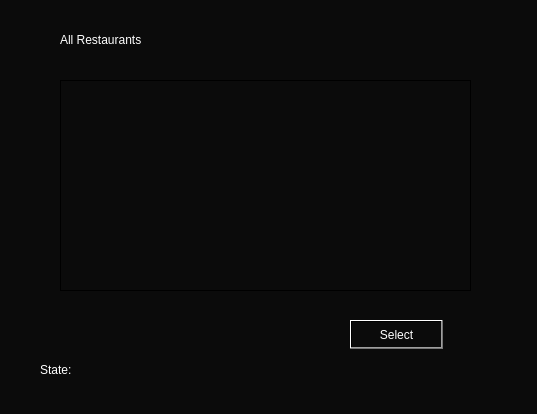
<?xml version="1.0" encoding="UTF-8"?>
<ui version="4.0">
 <class>allRestaurantsDialog</class>
 <widget class="QDialog" name="allRestaurantsDialog">
  <property name="geometry">
   <rect>
    <x>0</x>
    <y>0</y>
    <width>537</width>
    <height>414</height>
   </rect>
  </property>
  <property name="windowTitle">
   <string>Dialog</string>
  </property>
  <property name="styleSheet">
   <string notr="true">color: rgb(255, 255, 255);
font: 9pt &quot;Segoe UI&quot;;

background-color: qlineargradient(spread:reflect, x1:0.095, y1:0.176, x2:0.391, y2:0.471318, stop:1 rgba(11, 11, 11, 248));
selection-background-color: rgb(74, 122, 147);</string>
  </property>
  <widget class="QTableView" name="tableView">
   <property name="geometry">
    <rect>
     <x>60</x>
     <y>80</y>
     <width>411</width>
     <height>211</height>
    </rect>
   </property>
   <property name="contextMenuPolicy">
    <enum>Qt::DefaultContextMenu</enum>
   </property>
   <property name="layoutDirection">
    <enum>Qt::LeftToRight</enum>
   </property>
   <property name="autoFillBackground">
    <bool>false</bool>
   </property>
   <property name="styleSheet">
    <string notr="true">font: italic 8pt &quot;Segoe UI&quot;;
</string>
   </property>
   <property name="tabKeyNavigation">
    <bool>true</bool>
   </property>
   <property name="showDropIndicator" stdset="0">
    <bool>true</bool>
   </property>
   <property name="alternatingRowColors">
    <bool>false</bool>
   </property>
   <property name="selectionBehavior">
    <enum>QAbstractItemView::SelectRows</enum>
   </property>
   <property name="showGrid">
    <bool>true</bool>
   </property>
   <property name="gridStyle">
    <enum>Qt::NoPen</enum>
   </property>
   <property name="sortingEnabled">
    <bool>true</bool>
   </property>
   <property name="wordWrap">
    <bool>true</bool>
   </property>
   <property name="cornerButtonEnabled">
    <bool>true</bool>
   </property>
   <attribute name="horizontalHeaderCascadingSectionResizes">
    <bool>false</bool>
   </attribute>
   <attribute name="horizontalHeaderHighlightSections">
    <bool>true</bool>
   </attribute>
  </widget>
  <widget class="QLabel" name="label">
   <property name="geometry">
    <rect>
     <x>60</x>
     <y>30</y>
     <width>121</width>
     <height>20</height>
    </rect>
   </property>
   <property name="text">
    <string>All Restaurants</string>
   </property>
  </widget>
  <widget class="QLabel" name="label_state">
   <property name="geometry">
    <rect>
     <x>40</x>
     <y>360</y>
     <width>131</width>
     <height>20</height>
    </rect>
   </property>
   <property name="text">
    <string>State: </string>
   </property>
  </widget>
  <widget class="QPushButton" name="pushButton">
   <property name="geometry">
    <rect>
     <x>350</x>
     <y>320</y>
     <width>93</width>
     <height>29</height>
    </rect>
   </property>
   <property name="text">
    <string>Select</string>
   </property>
  </widget>
  <widget class="QLabel" name="label_2">
   <property name="geometry">
    <rect>
     <x>9</x>
     <y>9</y>
     <width>519</width>
     <height>396</height>
    </rect>
   </property>
   <property name="styleSheet">
    <string notr="true">image: url(:/resources/img/grass.jpg);</string>
   </property>
   <property name="text">
    <string/>
   </property>
  </widget>
  <zorder>label_2</zorder>
  <zorder>label</zorder>
  <zorder>label_state</zorder>
  <zorder>pushButton</zorder>
  <zorder>tableView</zorder>
 </widget>
 <resources/>
 <connections/>
</ui>
